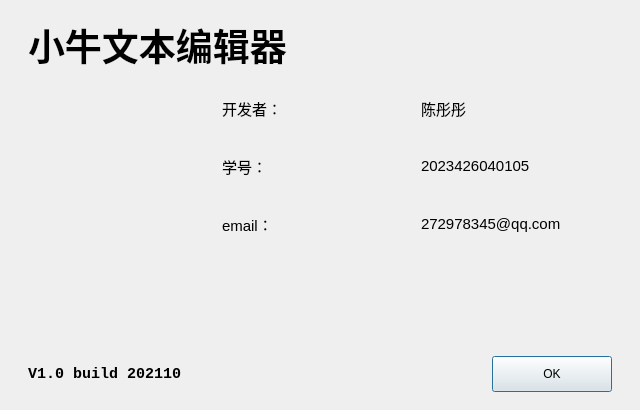
<?xml version="1.0" encoding="UTF-8"?>
<ui version="4.0">
 <class>AboutDialog</class>
 <widget class="QDialog" name="AboutDialog">
  <property name="geometry">
   <rect>
    <x>0</x>
    <y>0</y>
    <width>640</width>
    <height>410</height>
   </rect>
  </property>
  <property name="minimumSize">
   <size>
    <width>620</width>
    <height>390</height>
   </size>
  </property>
  <property name="windowTitle">
   <string>Dialog</string>
  </property>
  <layout class="QVBoxLayout" name="rootLayout">
   <property name="spacing">
    <number>14</number>
   </property>
   <property name="leftMargin">
    <number>28</number>
   </property>
   <property name="topMargin">
    <number>18</number>
   </property>
   <property name="rightMargin">
    <number>28</number>
   </property>
   <property name="bottomMargin">
    <number>18</number>
   </property>
   <item>
    <widget class="QLabel" name="productTitleLabel">
     <property name="font">
      <font>
       <family>宋体</family>
       <pointsize>28</pointsize>
       <weight>75</weight>
       <bold>true</bold>
      </font>
     </property>
     <property name="text">
      <string>小牛文本编辑器</string>
     </property>
    </widget>
   </item>
   <item>
    <layout class="QHBoxLayout" name="bodyLayout">
     <property name="spacing">
      <number>34</number>
     </property>
     <item>
      <widget class="QLabel" name="brandMarkLabel">
       <property name="minimumSize">
        <size>
         <width>160</width>
         <height>160</height>
        </size>
       </property>
       <property name="maximumSize">
        <size>
         <width>160</width>
         <height>160</height>
        </size>
       </property>
       <property name="scaledContents">
        <bool>true</bool>
       </property>
       <property name="text">
        <string/>
       </property>
      </widget>
     </item>
     <item>
      <layout class="QGridLayout" name="contactGrid">
       <property name="horizontalSpacing">
        <number>8</number>
       </property>
       <property name="verticalSpacing">
        <number>14</number>
       </property>
       <item row="0" column="0">
        <widget class="QLabel" name="developerCaptionLabel">
         <property name="font">
          <font>
           <pointsize>11</pointsize>
          </font>
         </property>
         <property name="text">
          <string>开发者：</string>
         </property>
        </widget>
       </item>
       <item row="0" column="1">
        <widget class="QLabel" name="authorValueLabel">
         <property name="font">
          <font>
           <pointsize>11</pointsize>
          </font>
         </property>
         <property name="text">
          <string>陈彤彤</string>
         </property>
        </widget>
       </item>
       <item row="1" column="0">
        <widget class="QLabel" name="studentIdCaptionLabel">
         <property name="font">
          <font>
           <pointsize>11</pointsize>
          </font>
         </property>
         <property name="text">
          <string>学号：</string>
         </property>
        </widget>
       </item>
       <item row="1" column="1">
        <widget class="QLabel" name="registrationValueLabel">
         <property name="font">
          <font>
           <pointsize>11</pointsize>
          </font>
         </property>
         <property name="text">
          <string>2023426040105</string>
         </property>
        </widget>
       </item>
       <item row="2" column="0">
        <widget class="QLabel" name="emailCaptionLabel">
         <property name="font">
          <font>
           <pointsize>11</pointsize>
          </font>
         </property>
         <property name="text">
          <string>email：</string>
         </property>
        </widget>
       </item>
       <item row="2" column="1">
        <widget class="QLabel" name="contactValueLabel">
         <property name="font">
          <font>
           <pointsize>11</pointsize>
          </font>
         </property>
         <property name="text">
          <string>272978345@qq.com</string>
         </property>
        </widget>
       </item>
      </layout>
     </item>
    </layout>
   </item>
   <item>
    <spacer name="bodySpacer">
     <property name="orientation">
      <enum>Qt::Vertical</enum>
     </property>
     <property name="sizeHint" stdset="0">
      <size>
       <width>20</width>
       <height>18</height>
      </size>
     </property>
    </spacer>
   </item>
   <item>
    <layout class="QHBoxLayout" name="footerLayout">
     <item>
      <widget class="QLabel" name="buildStampLabel">
       <property name="font">
        <font>
         <family>Courier New</family>
         <pointsize>11</pointsize>
         <weight>75</weight>
         <bold>true</bold>
        </font>
       </property>
       <property name="text">
        <string>V1.0 build 202110</string>
       </property>
      </widget>
     </item>
     <item>
      <spacer name="footerSpacer">
       <property name="orientation">
        <enum>Qt::Horizontal</enum>
       </property>
       <property name="sizeHint" stdset="0">
        <size>
         <width>40</width>
         <height>20</height>
        </size>
       </property>
      </spacer>
     </item>
     <item>
      <widget class="QPushButton" name="acceptButton">
       <property name="minimumSize">
        <size>
         <width>120</width>
         <height>36</height>
        </size>
       </property>
       <property name="maximumSize">
        <size>
         <width>120</width>
         <height>36</height>
        </size>
       </property>
       <property name="text">
        <string>OK</string>
       </property>
       <property name="default">
        <bool>true</bool>
       </property>
      </widget>
     </item>
    </layout>
   </item>
  </layout>
 </widget>
 <resources/>
 <connections/>
</ui>
